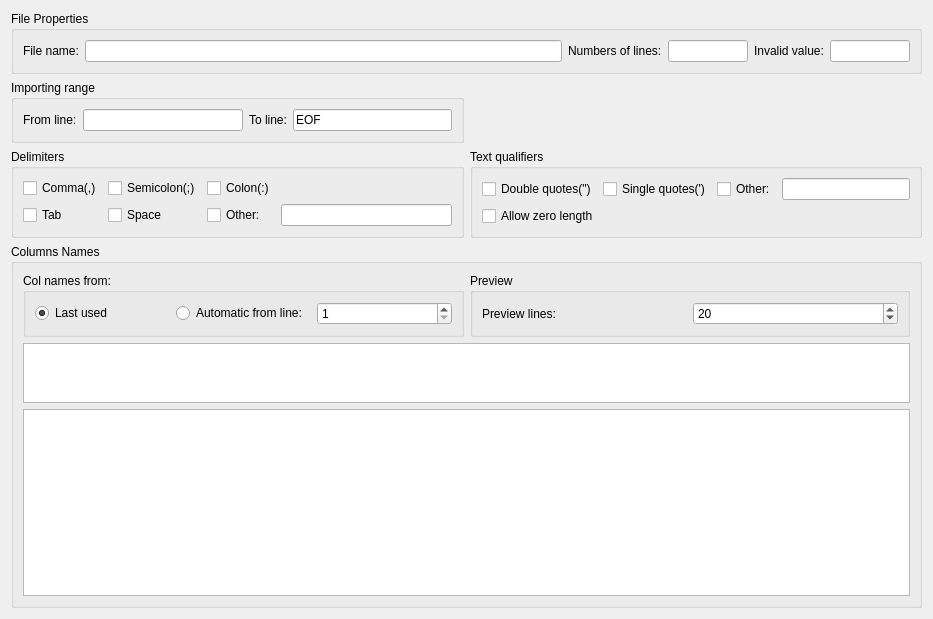
<?xml version="1.0" encoding="UTF-8"?>
<ui version="4.0">
 <class>PageASCIIFileClass</class>
 <widget class="QWidget" name="PageASCIIFileClass">
  <property name="geometry">
   <rect>
    <x>0</x>
    <y>0</y>
    <width>933</width>
    <height>619</height>
   </rect>
  </property>
  <property name="windowTitle">
   <string>Form</string>
  </property>
  <layout class="QGridLayout" name="gridLayout_8">
   <item row="0" column="0" colspan="2">
    <widget class="QGroupBox" name="groupBox">
     <property name="title">
      <string>File Properties</string>
     </property>
     <layout class="QGridLayout" name="gridLayout_5">
      <item row="0" column="0">
       <widget class="QLabel" name="label">
        <property name="text">
         <string>File name:</string>
        </property>
       </widget>
      </item>
      <item row="0" column="1">
       <widget class="QLineEdit" name="lineEditFileName">
        <property name="readOnly">
         <bool>true</bool>
        </property>
       </widget>
      </item>
      <item row="0" column="2">
       <widget class="QLabel" name="label_2">
        <property name="text">
         <string>Numbers of lines:</string>
        </property>
       </widget>
      </item>
      <item row="0" column="3">
       <widget class="QLineEdit" name="lineEditLineNumber">
        <property name="maximumSize">
         <size>
          <width>80</width>
          <height>16777215</height>
         </size>
        </property>
        <property name="readOnly">
         <bool>true</bool>
        </property>
       </widget>
      </item>
      <item row="0" column="4">
       <widget class="QLabel" name="label_3">
        <property name="text">
         <string>Invalid value:</string>
        </property>
       </widget>
      </item>
      <item row="0" column="5">
       <widget class="QLineEdit" name="lineEditInvalid">
        <property name="maximumSize">
         <size>
          <width>80</width>
          <height>16777215</height>
         </size>
        </property>
       </widget>
      </item>
     </layout>
    </widget>
   </item>
   <item row="1" column="0">
    <widget class="QGroupBox" name="groupBox_2">
     <property name="title">
      <string>Importing range</string>
     </property>
     <layout class="QGridLayout" name="gridLayout">
      <item row="0" column="2">
       <widget class="QLabel" name="label_5">
        <property name="text">
         <string>To line:</string>
        </property>
       </widget>
      </item>
      <item row="0" column="3">
       <widget class="QLineEdit" name="lineEditToLine">
        <property name="text">
         <string>EOF</string>
        </property>
       </widget>
      </item>
      <item row="0" column="0">
       <widget class="QLabel" name="label_4">
        <property name="text">
         <string>From line:</string>
        </property>
       </widget>
      </item>
      <item row="0" column="1">
       <widget class="QLineEdit" name="lineEditFromLine"/>
      </item>
     </layout>
    </widget>
   </item>
   <item row="2" column="0">
    <widget class="QGroupBox" name="groupBox_3">
     <property name="title">
      <string>Delimiters</string>
     </property>
     <layout class="QGridLayout" name="gridLayout_2">
      <item row="0" column="0">
       <widget class="QCheckBox" name="checkBoxComma">
        <property name="text">
         <string>Comma(,)</string>
        </property>
       </widget>
      </item>
      <item row="0" column="1">
       <widget class="QCheckBox" name="checkBoxSemiColon">
        <property name="text">
         <string>Semicolon(;)</string>
        </property>
       </widget>
      </item>
      <item row="0" column="2">
       <widget class="QCheckBox" name="checkBoxColon">
        <property name="text">
         <string>Colon(:)</string>
        </property>
       </widget>
      </item>
      <item row="1" column="0">
       <widget class="QCheckBox" name="checkBoxTab">
        <property name="text">
         <string>Tab</string>
        </property>
       </widget>
      </item>
      <item row="1" column="1">
       <widget class="QCheckBox" name="checkBoxSpace">
        <property name="text">
         <string>Space</string>
        </property>
       </widget>
      </item>
      <item row="1" column="2">
       <widget class="QCheckBox" name="checkBoxDOther">
        <property name="text">
         <string>Other:</string>
        </property>
       </widget>
      </item>
      <item row="1" column="3">
       <widget class="QLineEdit" name="lineEditDOther"/>
      </item>
     </layout>
    </widget>
   </item>
   <item row="2" column="1">
    <widget class="QGroupBox" name="groupBox_4">
     <property name="title">
      <string>Text qualifiers</string>
     </property>
     <layout class="QGridLayout" name="gridLayout_3">
      <item row="0" column="0">
       <widget class="QCheckBox" name="checkBoxDQ">
        <property name="text">
         <string>Double quotes(&quot;)</string>
        </property>
       </widget>
      </item>
      <item row="0" column="1">
       <widget class="QCheckBox" name="checkBoxSQ">
        <property name="text">
         <string>Single quotes(')</string>
        </property>
       </widget>
      </item>
      <item row="0" column="2">
       <widget class="QCheckBox" name="checkBoxQOther">
        <property name="text">
         <string>Other:</string>
        </property>
       </widget>
      </item>
      <item row="0" column="3">
       <widget class="QLineEdit" name="lineEditQOther"/>
      </item>
      <item row="1" column="0" colspan="2">
       <widget class="QCheckBox" name="checkBoxAllowBlank">
        <property name="text">
         <string>Allow zero length</string>
        </property>
       </widget>
      </item>
     </layout>
    </widget>
   </item>
   <item row="3" column="0" colspan="2">
    <widget class="QGroupBox" name="groupBox_5">
     <property name="title">
      <string>Columns Names</string>
     </property>
     <layout class="QGridLayout" name="gridLayout_7">
      <item row="2" column="0" colspan="2">
       <widget class="QTableWidget" name="tableWidgetPreview"/>
      </item>
      <item row="0" column="0">
       <widget class="QGroupBox" name="groupBox_6">
        <property name="title">
         <string>Col names from:</string>
        </property>
        <layout class="QGridLayout" name="gridLayout_4">
         <item row="0" column="0">
          <widget class="QRadioButton" name="radioButtonLastUsed">
           <property name="text">
            <string>Last used</string>
           </property>
           <property name="checked">
            <bool>true</bool>
           </property>
          </widget>
         </item>
         <item row="0" column="1">
          <widget class="QRadioButton" name="radioButtonAuto">
           <property name="text">
            <string>Automatic from line:</string>
           </property>
           <property name="checked">
            <bool>false</bool>
           </property>
          </widget>
         </item>
         <item row="0" column="2">
          <widget class="QSpinBox" name="spinBoxNameLine">
           <property name="minimum">
            <number>1</number>
           </property>
           <property name="value">
            <number>1</number>
           </property>
          </widget>
         </item>
        </layout>
       </widget>
      </item>
      <item row="0" column="1">
       <widget class="QGroupBox" name="groupBox_7">
        <property name="title">
         <string>Preview</string>
        </property>
        <layout class="QGridLayout" name="gridLayout_6">
         <item row="0" column="0">
          <widget class="QLabel" name="label_8">
           <property name="text">
            <string>Preview lines:</string>
           </property>
          </widget>
         </item>
         <item row="0" column="1">
          <widget class="QSpinBox" name="spinBoxPrivewNumber">
           <property name="minimum">
            <number>1</number>
           </property>
           <property name="value">
            <number>20</number>
           </property>
          </widget>
         </item>
        </layout>
       </widget>
      </item>
      <item row="1" column="0" colspan="2">
       <widget class="QTableWidget" name="tableWidgetPreHeader">
        <property name="maximumSize">
         <size>
          <width>16777215</width>
          <height>60</height>
         </size>
        </property>
        <property name="horizontalScrollBarPolicy">
         <enum>Qt::ScrollBarAlwaysOff</enum>
        </property>
       </widget>
      </item>
     </layout>
    </widget>
   </item>
  </layout>
 </widget>
 <resources/>
 <connections/>
</ui>
